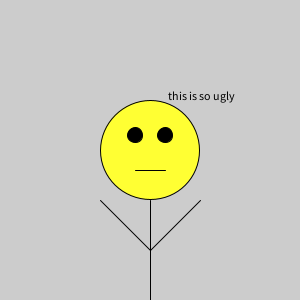
Frame 1 (no input)
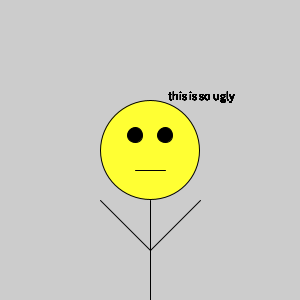
Frame 60 (the mouse pressed at the canvas centre just before this capture)
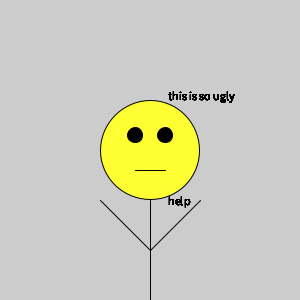
Frame 120 (the mouse held since frame 60 and released just before this capture)

The Processing sketch that drew these frames (run headless with seeded random() and noise(); from frame 60 on, the mouse is pressed at the canvas centre):

// Processing sketch: UglyDude
// ── UglyDude.pde

void setup()
{
  //another day, another program
size(300,300);
fill(255,2211,51);
//face
ellipse(150,150,99,99);
fill(0,0,0);
//left eye
ellipse(135,135,15,15);
//right eye
ellipse(165,135,15,15);
//mouth
line(165,170,135,170);
//body
line(150,200,150,300);
line(150,250,100,200);
line(150,250,200,200);
}

void draw(){
  if(mousePressed)
  {
  text("help",168,205);

}
  else
  {
    text("this is so ugly",168,100);
  }
}
